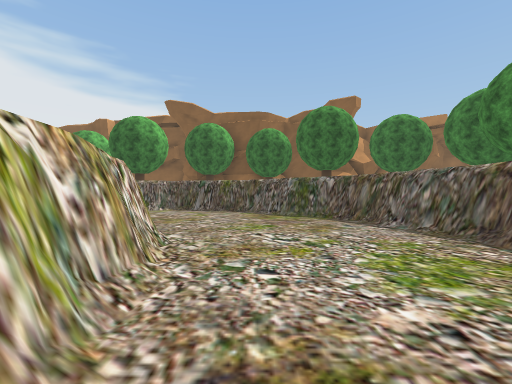
view 1 (above)

18 first-person views from a walk through a Unity game level. The camera is 1.2 m above the floor, looks level and sees 90° across. The floor is counted in squares, 2 m on a side. Each view is taken from the middle of a square. On the plan, view 1 faces up. The plan holds only what a view shows up to about 9 squares ahead; the rest is blank. The place goes on beyond the plan. Some trees and plants on the terrain are drawn as simple stand-ins. The player character is not drawn. Some surface patterns are stand-ins.

view 2
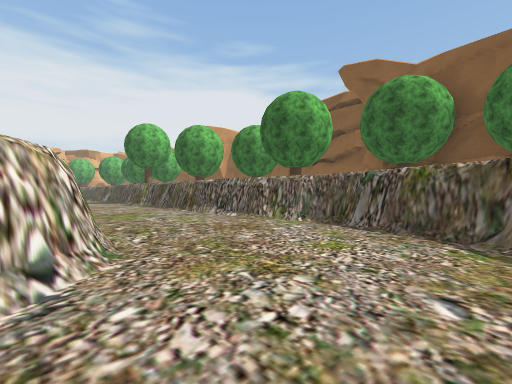

view 3
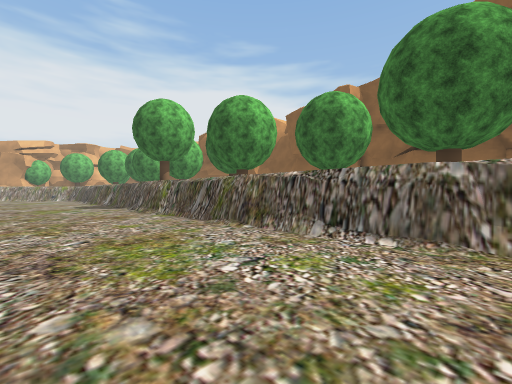

view 4
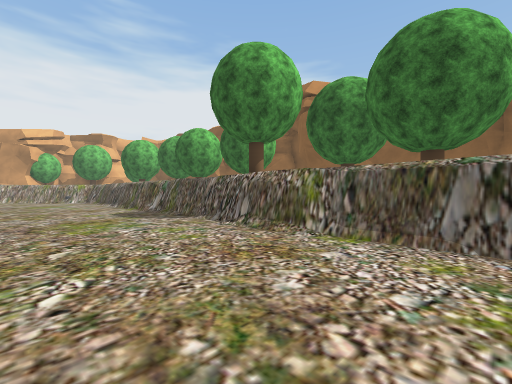

view 5
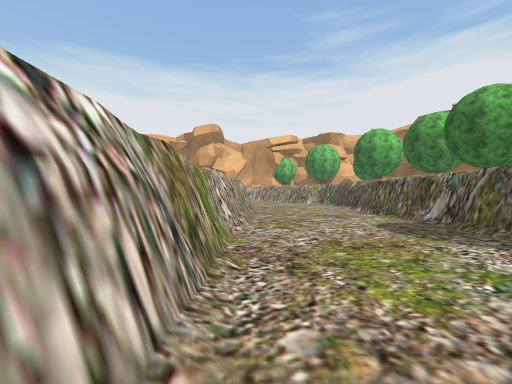

view 6
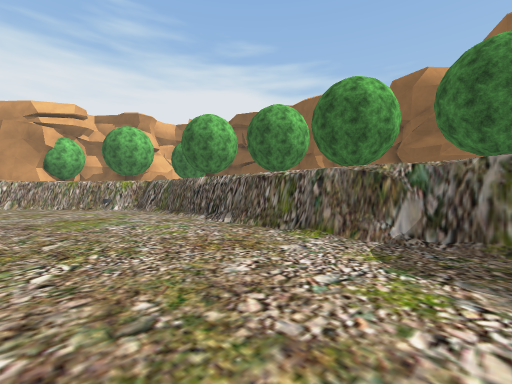

view 7
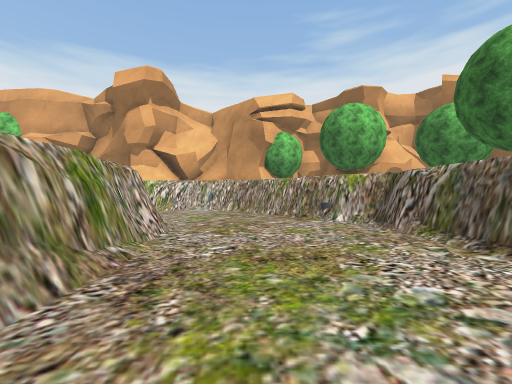

view 8
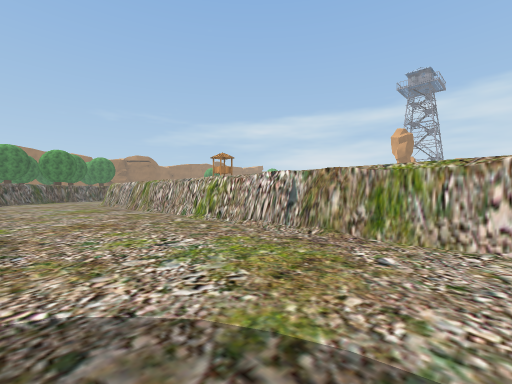

view 9
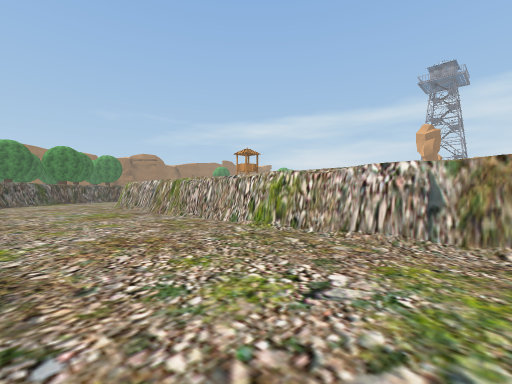

view 10
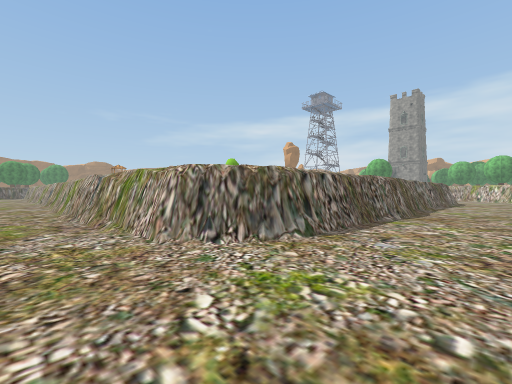

view 11
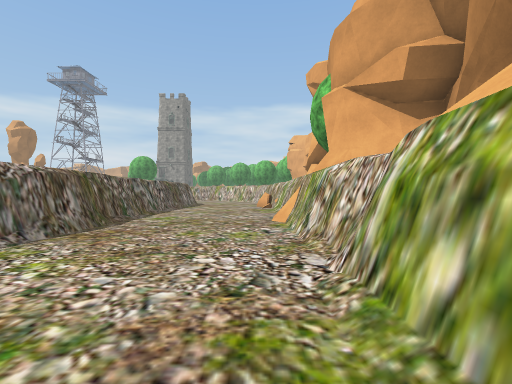

view 12
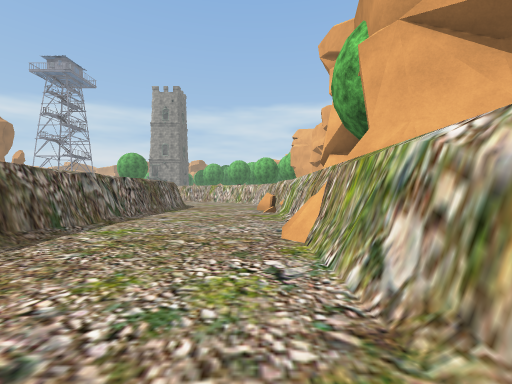

view 13
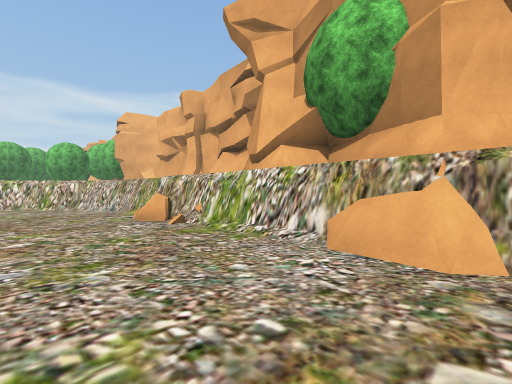

view 14
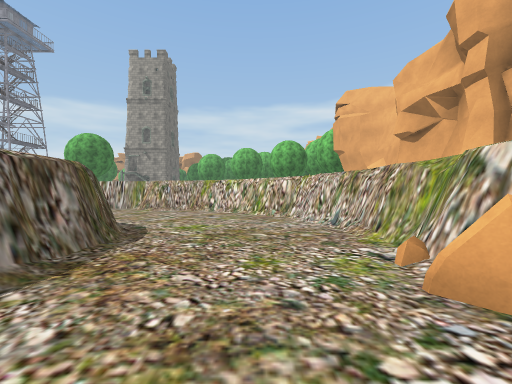

view 15
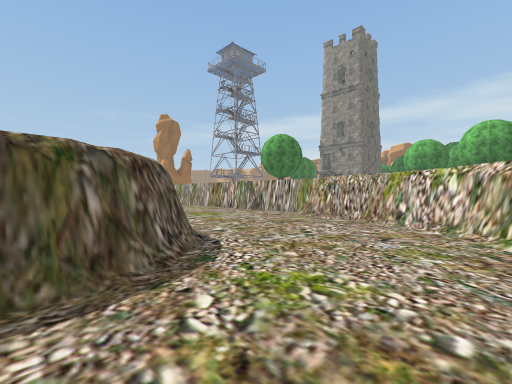

view 16
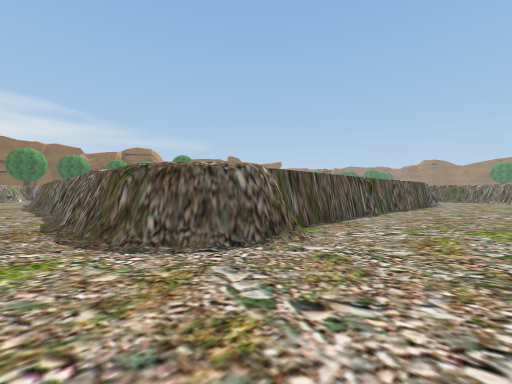

view 17
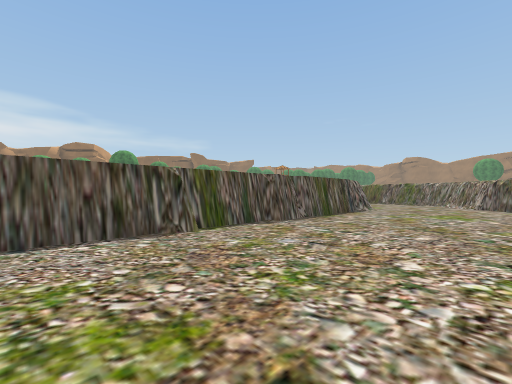

view 18
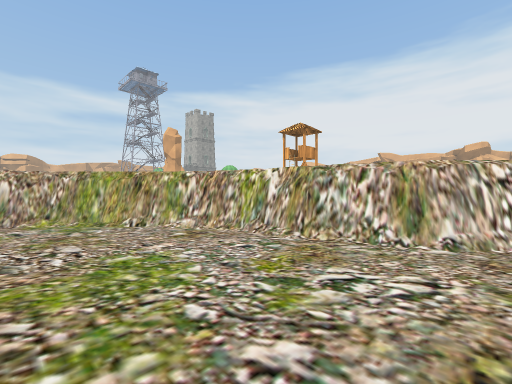

### Floor plan
Key: @ floor where view 1 was taken; # wall or solid block; . floor; / step, stairs or slope; = window, fence, low wall or low ledge.
Columns run from 29 left of view 1 to 2 right of it. Each row starts with its distance up from view 1.
  9     #########################
  8    ##.......................###
  7  ###..........................##
  6  #.............................#
  5 ##.....//////...................
  4 #....###    ################....
  3 #...##                     #....
  2 #...#                      ##...
  1 #...#                       #...
  0 #...#                       #@..
 -1 #...#                       ##..
 -2 #...#                        ###
 -3 #...#
 -4 #...#
 -5 #...#
 -6 #...#
 -7 #...#
 -8 #=..#
 -9 #...##
-10 #....############
-11 #..................
-12 ##..................
-13  ##................/#
-14   ##...............##
-15    ####...
-16       ####

Where each view was taken, in squares from view 1:
view 1: 0 up, 0 right, facing up
view 2: 4 up, 0 right, facing up-left
view 3: 5 up, 4 left, facing up-left
view 4: 5 up, 9 left, facing up-left
view 5: 5 up, 12 left, facing left
view 6: 5 up, 16 left, facing up-left
view 7: 6 up, 20 left, facing left
view 8: 8 up, 16 left, facing down-right
view 9: 8 up, 14 left, facing down-right
view 10: 6 up, 27 left, facing down-right
view 11: 3 up, 28 left, facing down
view 12: 1 up, 28 left, facing down
view 13: 2 down, 26 left, facing down-left
view 14: 6 down, 27 left, facing down
view 15: 9 down, 27 left, facing down-right
view 16: 13 down, 26 left, facing up-right
view 17: 14 down, 21 left, facing up-right
view 18: 4 up, 2 right, facing down-left
